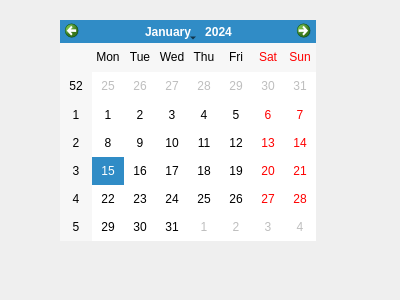
<?xml version="1.0" encoding="UTF-8"?>
<ui version="4.0">
 <class>newDialog</class>
 <widget class="QDialog" name="newDialog">
  <property name="geometry">
   <rect>
    <x>0</x>
    <y>0</y>
    <width>400</width>
    <height>300</height>
   </rect>
  </property>
  <property name="windowTitle">
   <string>Dialog</string>
  </property>
  <widget class="QCalendarWidget" name="calendarWidget">
   <property name="geometry">
    <rect>
     <x>60</x>
     <y>20</y>
     <width>256</width>
     <height>221</height>
    </rect>
   </property>
  </widget>
 </widget>
 <resources/>
 <connections/>
</ui>
